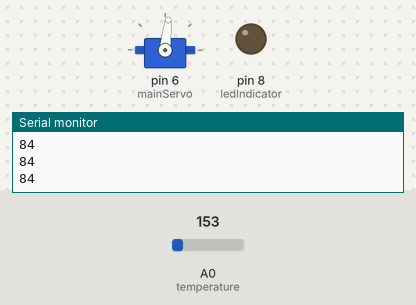
Recording of a sketch running on a simulated Arduino Uno, built with avr-gcc and run on an emulated ATmega328P. On the bench: servo, output pins drawn as LEDs (lit = HIGH), the last lines printed to the serial monitor. The inputs (shaded band) are chosen by the test bench; at power-on: A0 (temperature) = 153.

Above: at 1.8 s.
1.9 s: A0 (temperature) set to 133
At 2.7 s:
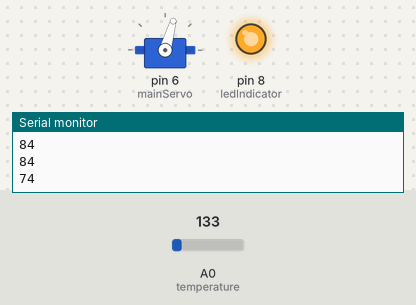
4.4 s: A0 (temperature) set to 191
At 4.8 s:
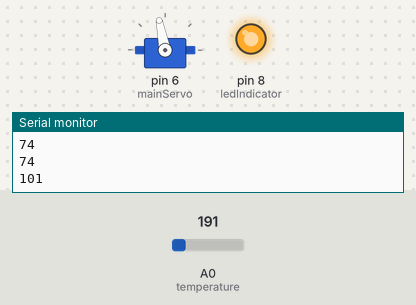
At 6.7 s:
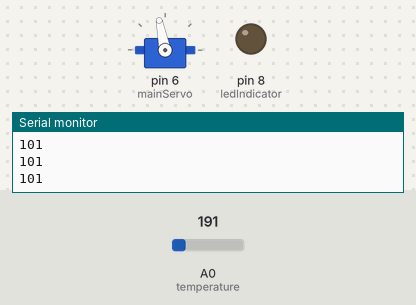
Timing chart, 0 to 8.2 s (numbered marks = the images above; inputs shaded):
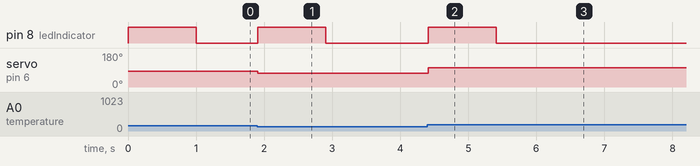

Measured:
- after the input at 1.9 s, pin 8 (ledIndicator): LOW → HIGH at once, → LOW 1.0 s later; servo on pin 6 (mainServo): 84° → 74° at once
- after the input at 4.4 s, pin 8 (ledIndicator): LOW → HIGH at once, → LOW 1.0 s later; servo on pin 6 (mainServo): 74° → 101° at once

The sketch:

temperature1.ino
```cpp
// C++ code
#include<Servo.h>
#define temperature A0
#define ledIndicator 8
#define servoPin 6
Servo mainServo;
int position = 0;
int previousPosition;

void setup() {
	pinMode(temperature, INPUT);
	pinMode(ledIndicator, OUTPUT);


	mainServo.attach(6);

	Serial.begin(9600);
}
void loop() {

  int tempReading = analogRead(temperature);

  float voltage = tempReading * 5.0;


  voltage /= 1024.0;

  float tempC = (voltage - 0.5) * 100;


  int position = map(tempC, 31,125 , 90, 180);
  Serial.println(position);
  if(previousPosition != position){
     mainServo.write(position);
  	 digitalWrite(ledIndicator, HIGH);
     delay(1000);
  }

  digitalWrite(ledIndicator, LOW);
  previousPosition = position;
}
```
